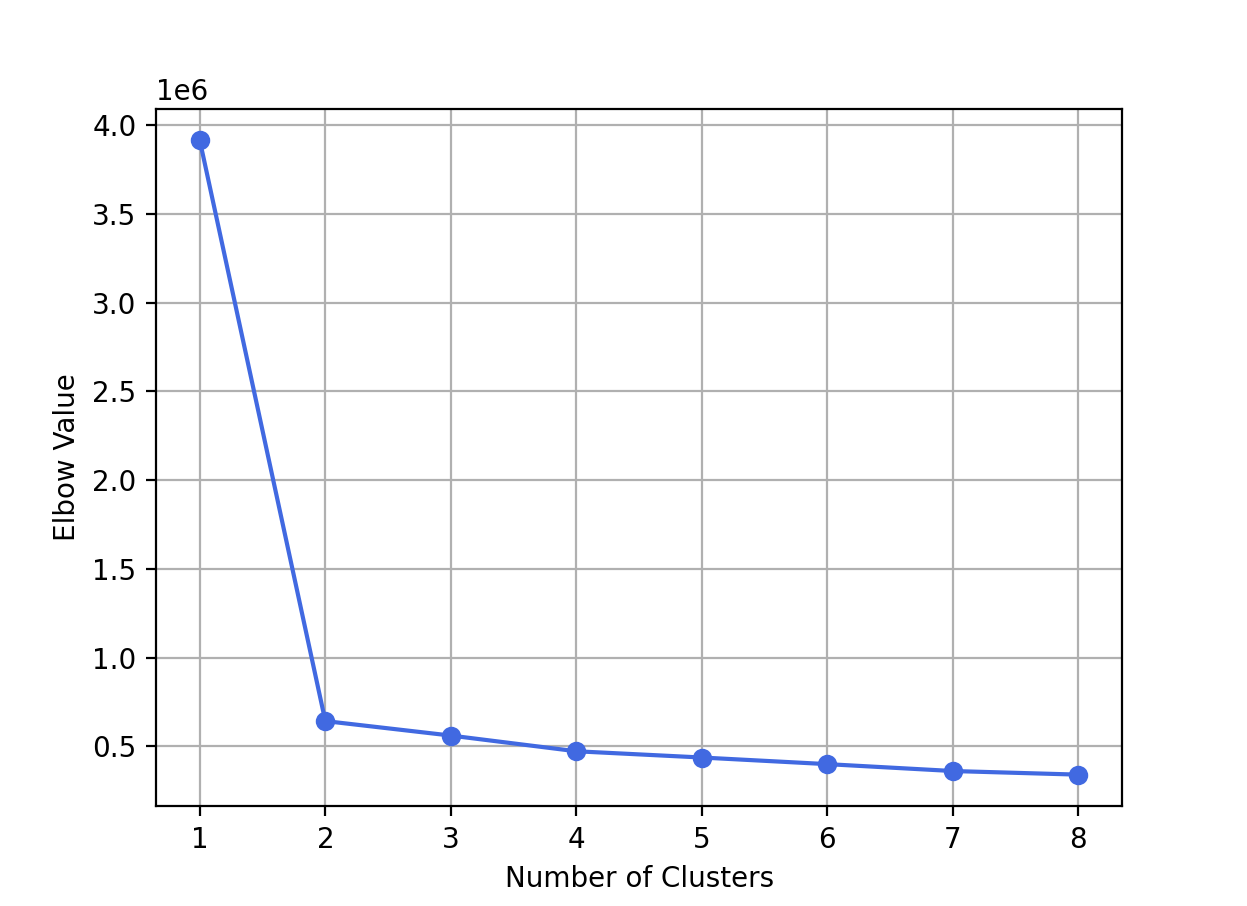

Reproduce this figure in Python.
import matplotlib.pyplot as plt
import numpy
import pandas
import random

from sklearn.metrics.pairwise import manhattan_distances

def getPositionSRS (nObs, nCluster):

    centroid_pos = []

    kObs = 0
    iSample = 0
    for iObs in range(nObs):
        kObs = kObs + 1
        uThreshold = (nCluster - iSample) / (nObs - kObs + 1)
        if (random.random() < uThreshold):
            centroid_pos.append(iObs)
            iSample = iSample + 1

        if (iSample == nCluster):
            break

    return (centroid_pos)

def assignMember (trainData, centroid):
   
    pair_distance = manhattan_distances(trainData, centroid)
    member = pandas.Series(numpy.argmin(pair_distance, axis = 1), name = 'Cluster')
    wc_distance = pandas.Series(numpy.min(pair_distance, axis = 1), name = 'Distance')

    return (member, wc_distance)

def KMeansCluster (trainData, nCluster, nIteration = 500, nTrial = 10, randomSeed = None):
    n_obs = trainData.shape[0]

    if (randomSeed is not None):
      random.seed(a = randomSeed)

    list_centroid = []
    list_wcss = []
    for iTrial in range(nTrial):
        centroid_pos = getPositionSRS(n_obs, nCluster)
        centroid = trainData.iloc[centroid_pos]
        member_prev = pandas.Series([-1] * n_obs, name = 'Cluster')

        for iter in range(nIteration):
            member, wc_distance = assignMember(trainData, centroid)

            centroid = trainData.join(member).groupby(by = ['Cluster']).mean()
            member_diff = numpy.sum(numpy.abs(member - member_prev))
            if (member_diff > 0):
                member_prev = member
            else:
                break

        list_centroid.append(centroid)
        list_wcss.append(numpy.sum(wc_distance))

    best_solution = numpy.argmin(list_wcss)
    centroid = list_centroid[best_solution]
   
    member, wc_distance = assignMember(trainData, centroid)
   
    return (member, centroid, wc_distance)

trainData = pandas.read_csv('/Users/vivekmalipatel/Downloads/Assignmnts/IntrotoMLAssignment/Question/TwoFeatures.csv')

n_sample = trainData.shape[0]
max_nCluster = 8

nClusters = []
Elbow = []
TotalWCSS = []

for k in range(max_nCluster):
    nCluster = k + 1
    member, centroid, wc_distance = KMeansCluster(trainData, nCluster, nTrial = 20, randomSeed = 20231225)

    print(centroid)

    WCSS = numpy.zeros(nCluster)
    nC = numpy.zeros(nCluster)

    for i in range(n_sample):
        k = member[i]
        nC[k] += 1 
        WCSS[k] += wc_distance[i]**2

    E = 0.0
    T = 0.0
    for k in range(nCluster):
        E += WCSS[k] / nC[k]
        T += WCSS[k]
 
    nClusters.append(nCluster)
    Elbow.append(E)
    TotalWCSS.append(T)

plt.figure(figsize = (8,6), dpi = 200)
plt.plot(nClusters, Elbow, marker = 'o', color = 'royalblue')
plt.xlabel('Number of Clusters')
plt.ylabel('Elbow Value')
plt.xticks(range(1,max_nCluster+1))
plt.grid()
plt.show()

result_df = pandas.DataFrame({'N Cluster': nClusters,
                              'Total WCSS': TotalWCSS,
                              'Elbow': Elbow,})
